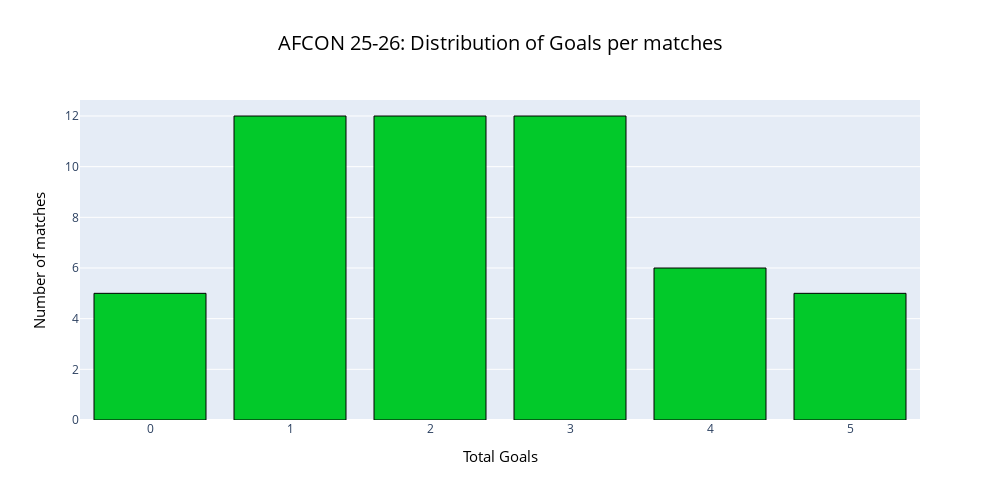

The code cell stored with this chart in its notebook:
### Code cell
#distribution of goals per matches :
fig=px.histogram(afcon,x="total_goals",title="AFCON 25-26: Distribution of Goals per matches",color_discrete_sequence=["#02C92A"]) 
fig.update_layout(xaxis_title="Total Goals",yaxis_title="Number of matches",bargap=0.2,width=1000,height=500,title_x=0.5,title_font=dict(size=20,color="black"),xaxis_title_font=dict(color="black",size=15),yaxis_title_font=dict(color="black",size=15))
fig.update_traces(marker_line_color='black',marker_line_width=1)
fig.show()
display(Image(r"C:\Users\dell\Desktop\AFCON project\Pictures\newplot1.png"))

### Figure 1 — Plotly figure (JSON) as saved in the notebook; plotly's stock layout.template omitted (floating-point values rounded to 4 significant figures)
{"data": [{"bingroup": "x", "hovertemplate": "total_goals=%{x}<br>count=%{y}<extra></extra>", "legendgroup": "", "marker": {"color": "#02C92A", "line": {"color": "black", "width": 1}, "pattern": {"shape": ""}}, "name": "", "orientation": "v", "showlegend": false, "type": "histogram", "x": [2, 2, 3, 3, 1, 3, 3, 4, 3, 3, 1, 1, 2, 1, 0, 2, 1, 2, 2, 5, 5, 1, 1, 2, 5, 0, 0, 3, 2, 4, 3, 3, 4, 2, 5, 3, 4, 2, 1, 3, 4, 4, 1, 3, 1, 2, 2, 5, 1, 0, 0, 1], "xaxis": "x", "yaxis": "y"}], "layout": {"bargap": 0.2, "barmode": "relative", "height": 500, "legend": {"tracegroupgap": 0}, "title": {"font": {"color": "black", "size": 20}, "text": "AFCON 25-26: Distribution of Goals per matches", "x": 0.5}, "width": 1000, "xaxis": {"anchor": "y", "domain": [0, 1], "title": {"font": {"color": "black", "size": 15}, "text": "Total Goals"}}, "yaxis": {"anchor": "x", "domain": [0, 1], "title": {"font": {"color": "black", "size": 15}, "text": "Number of matches"}}}}
